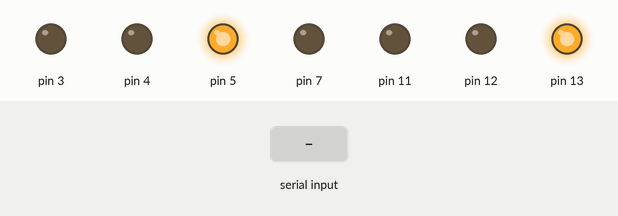
Simulated run of this program. Board: Arduino Leonardo, built with avr-gcc and run on an emulated ATmega32U4. Shown: output pins drawn as LEDs (lit = HIGH). The inputs (shaded band) are chosen by the test bench.

Above: at 1.2 s.
1.3 s: "s,45\n" received over the second serial link
At 1.7 s:
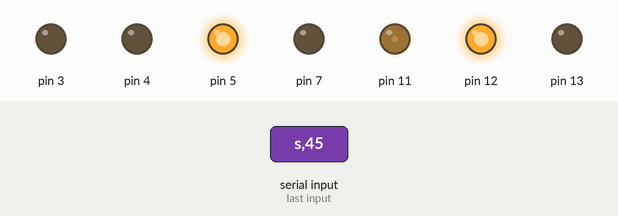
2.8 s: "e,45\n" received over the second serial link
At 4.0 s:
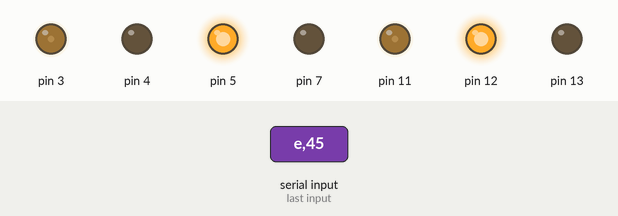
4.3 s: "r90\n" received over the second serial link
At 5.2 s:
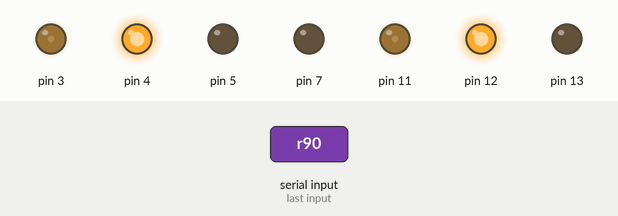
5.8 s: "e90\n" received over the second serial link
At 6.4 s:
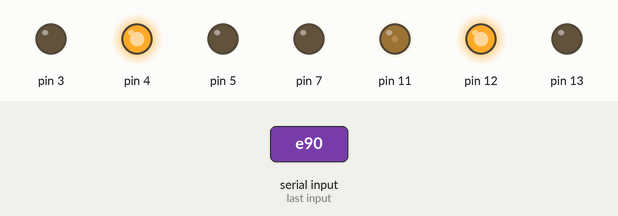
Timing chart, 0 to 8.3 s (numbered marks = the images above; inputs shaded):
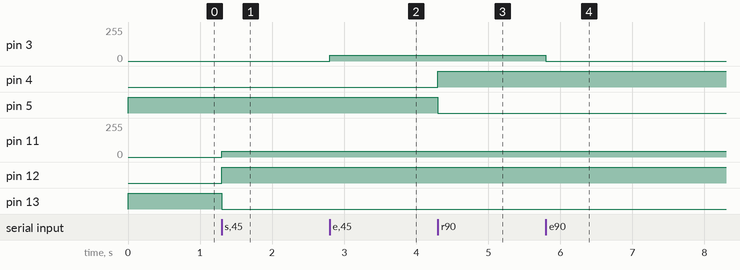

Measured:
- after the input at 1.3 s, pin 11: 0/255 → 45/255 at once; pin 12: LOW → HIGH at once; pin 13: HIGH → LOW at once
- after the input at 2.8 s, pin 3: 0/255 → 45/255 at once
- after the input at 4.3 s, pin 4: LOW → HIGH at once; pin 5: HIGH → LOW at once
- after the input at 5.8 s, pin 3: 45/255 → 0/255 at once

The program:

main.cpp
```cpp
#include <SoftwareSerial.h>// import the serial library
#include <Arduino.h>
#include <car.hpp>

BluetoothModule bt(9,8);
Engine en(3,4,5,bt);
ControlEngine c_en(11, 12, 13, bt);
DistanceSensor ds(7,6);
Car car(bt, en, c_en, ds);


void setup()
{
    car.setup();
    Serial.begin(9600);

}


void loop() {

    if(car.is_connected()){ //za każdym razem w pliku wykonawczym musimy to robić po potem działa jak nie ma działa :(

//        Serial.print(bt.getDeviceToChange());
//        Serial.println(bt.getEngineValue());
//        en.setSpeed(speed); //ustawiam prędkość w zależności od

//
//        Serial.println(en.getSpeed());
//        analogWrite(3, en.getSpeed());
//        Serial.println(c_en.getSpeed());

        car.drive();


    }

//    ds.change_distance();
//    Serial.print(ds.getDistance());
//    Serial.println(" cm");
//    delay(500); //obsuwa żeby nie printowało jak głupi

}
```

car.hpp
```cpp
#ifndef TESTOWY_1_CAR_HPP
#define TESTOWY_1_CAR_HPP

#include "car_modules.hpp"

/**
 * Klasa car korzysta z wszystkich podzespołów samochodu: 2 silników, modułu bluetooth, czujnika odległości
 * na zasadzie agregacji. Do zespołu klasa odwołuję się poprzez referencję wcześniej stworzonych globalnych obiektów
 * są one globalne ze względu na działanie arduino.
 */
class Car{
public:
    /**
     * Za pomocą listy inicjalizacyjnej zostały zainicjalizowane pola klasy
     * @param bt
     * @param en
     * @param c_en
     * @param ds
     */
    Car(BluetoothModule& bt, Engine& en, ControlEngine& c_en, DistanceSensor& ds): bt_(bt), en_(en),c_en_(c_en), ds_(ds) {}
    /**
     * metoda setup korzysta z wszystkich dotychczasowych metód setup z każdego z podzespołów
     */
    void setup();


    bool is_connected(){
        return bt_.available() > 0;
    }
    /**
     * metoda drive jest odpowiedzialna za jazdę, użytkownik za pomocą infterfejsu operatorskiego z telefonu prowdzi
     */
    void drive();
private:
    BluetoothModule& bt_;
    Engine& en_;
    ControlEngine& c_en_;
    DistanceSensor& ds_;
};

#endif //TESTOWY_1_CAR_HPP
```

car_modules.hpp
```cpp
#include <Arduino.h>
#include <SoftwareSerial.h>
#include <string.h>
#ifndef TESTOWY_1_CAR_MODULES_HPP
#define TESTOWY_1_CAR_MODULES_HPP

//int convert_to_int(char cmd[100]){
//    return
//};
#define INF 20000;

/** BluetoothModule - stworzony do komunikacji z innym urządzenie np telefon i sterowaniem zdalnym
 *  Obsługiwany do aplikacji RoboRemo z dwoma sliderami - osbgługujący skręt samochodu i napięcie zasilania,
 *  dwoma przyciskami - które obsługują biegi samochodu
**/
class BluetoothModule{
public:
    /**
     * Konstruktor który tworzy pola klas i nadaję początkową wartość silników na 0,
     * @param rx_pin - pin reprezentujący rzeczywiste podłączenie w Arduino, rx jest pinem rx od arduino czyli na bluetooth module tx
     * @param tx_pin - pin reprezentujący rzeczywiste podłączenie w Arduino, tx jest pinem rx od arduino czyli na bluetooth module rx
     */
    BluetoothModule(const int& rx_pin, const int& tx_pin): rx_pin_(rx_pin), tx_pin_(tx_pin), serial_bt_(SoftwareSerial(rx_pin_, tx_pin_)), device_to_change_('n'), engine_gear_('f'), engine_value_(0), servo_value_(0) { }

    /**
     * metoda odpowiedzialna za ustawienie urządzenia z płytką arduino
     */
    void bluetooth_setup(){ serial_bt_.begin(9600); }

    /**
     * na początku funkcja wywołuje metodę prywatną read_cmd
     * Funkcja która zczytuje wartości wysyłane przez przyciski lub slidery
     * Wartości są przekazywane jako stringi: "l xxx" gdzie l - to litera opisująca urządzenie, do wyboru: 's', 'e', 'r', 'f', 'n'(opis przy opisie pól)
     * xxx - to wartość zadana
     */
    void read_device_value();


    int available(){
        return serial_bt_.available();
    }

    char getDeviceToChange() const;

    int getServoValue() const;

    int getEngineValue() const;

    char getEngineGear() const;


private:
    /**
     * metoda jest prywatną żebby zmniejszyć interfejs obiektu BluetoothModule, dodatkowo przy jej refaktoryzacji robię to tylko w obiekcie Bluetooth module
     * metoda ma za zadanie zczytywać znaki i zapisywać je w cmd_, jeżeli zostanie wysłany znak nowej lini
     */
    void read_cmd();
    const int& rx_pin_; //pin UART łączenia z arduino
    const int& tx_pin_; //pin UART łączenia z arduino rx jest podanawany przez pin 8 (zielony) dla arduino jest to tx
    SoftwareSerial serial_bt_; //serial bt jest to klasa stworzona aby piny inne niż 0/1 mogły się komunikować przez bluetooth, do stworzenia podaje się rx i tx
    char cmd_[100]; //polecenie zczytywane przez bluetooth w metodzie read_device_value
    int cmdIndex_ = 0;
    char device_to_change_; //przyjmuje 'n' jeżeli nic nie zmienia, 'e' jeżeli zmienia silnik, 's' jeżeli serwomechanizm
    char engine_gear_; // engine gear - są to biegi sa - domyślnie na przód 'f' lub 'r' do tyłu
    int engine_value_; //zapisywana wartość podawana na silnjik napędu
    int servo_value_; //wartość podawana na  silnik kierownica

};


/**
 * Klasa engine jest macierzystą klasą silnika po której dziedziczy controlEngine,
 * Posiada metody odpowiedzialne za ustawianie prędkości (napięcia na silniku) oraz jego włączenie.
 */
class Engine{
public:
    /**
     * Konstruktor inicjalizujący 4 pola klasy.
     * @param control_pin rzeczywisty pin kontroli na arduin
     * @param GND_pin  rzeczywisty pin jednej fazy
     * @param power_pin rzeczywisty pin drugiej fazy
     * @param bt moduł bluetooth podpięty do silnika
     */
    Engine(int control_pin, int GND_pin, int power_pin, BluetoothModule& bt): GND_pin_(GND_pin), power_pin_(power_pin), control_pin_(control_pin), bt_(bt), speed_(0){}


    /**
     * metoda odpowiedzialna za ustawienie pinów na OUTPUT i odpowiedni stan logiczny
     */
    void engine_setup();

    /**
     * Ustawienie działania samochodu
     * @param control_pin_value
     * @param power_pin_lvl
     * @param gnd_pin_lvl
     */
    void turn(int control_pin_value=0, int power_pin_lvl = 1, int gnd_pin_lvl=0);

    /**
     * Klasa która ustawia prędkość w zależności od informacji zwracanych przez moduł bluetooth
     */
    virtual void setSpeed();

    int getSpeed() const {
        return speed_;
    }

protected: // typu protected ułatwia pracę w małych projektach można też zrobić to przez typ private i stworzyć odpowiednie getery i setery
    int GND_pin_;
    int power_pin_;
    int control_pin_;
    BluetoothModule& bt_; //tworzę te pola jako protected ponieważ klasy dziedziczące muszą mieć do nich dostęp - można też to zrobić jako getter ale gette powinien być const ...
    int speed_; //speed będzie zmieniany w zależności od tego co bluetooth powie za pomocą settera na początku 0

};

/**
 * Klasa która dziedziczy po klasie Engine stworzona do obsługi silników kontroli pojazdu
 * klasa  korzysta z polimorfizmu i nadpisuje wirtualną klasę set speed
 */
class ControlEngine : public Engine{
public:
    /**
     * trzeba korzystać z dziedziczenia konstruktora przez klasy potomne w standardzie c++11
     */
    using Engine::Engine;
//    ControlEngine(int control_pin, int GND_pin, int power_pin, BluetoothModule& bt) : Engine( control_pin,  GND_pin,  power_pin, bt){}


    void setSpeed();


};

/**
 * Klasa obsługuję obiekt czujnika odległości, który znajduje się na początku
 */
class DistanceSensor{
public:
    DistanceSensor(int trig_pin, int echo_pin): trig_pin_(trig_pin), echo_pin_(echo_pin){}

    void sensor_setup();

    void change_distance();

    int getDistance() const {
        return distance_;
    };


private:
    int trig_pin_;
    int echo_pin_;
    int distance_ = INF; // to może nie działać

};

#endif //TESTOWY_1_CAR_MODULES_HPP
```

car.cpp
```cpp
#include <car.hpp>


void Car::setup() {
    bt_.bluetooth_setup();
    en_.engine_setup();
    c_en_.engine_setup();
    ds_.sensor_setup();

}

void Car::drive() {

    bt_.read_device_value();
    en_.setSpeed(); //silniki mają jako pola bluetoothy!
    c_en_.setSpeed();

}
```

car_modules.cpp
```cpp
#include <car_modules.hpp>

void BluetoothModule::read_cmd() {

    while(serial_bt_.available() > 0) //tutaj pyta się programu bluetooth czy coś jest w serialu jeżeli tak to wchodzi do ifa
    {
        char c = (char)serial_bt_.read(); //czyta znak char
        if (c == '\n') { //aplikacja kiedy kończy wysyłanie robi wysyła znak nowej lini
            cmd_[cmdIndex_] = 0; //przyrównuje ostatni do 0 jako koniec zapisu, robi się tak robi wg języka C
            cmdIndex_ = 0;
        } else {
            cmd_[cmdIndex_] = c;
            if (cmdIndex_ < 99) cmdIndex_++; // w przypadku gdy jest miejsce w tablicy przesuwa index,
        }
    }
}


void BluetoothModule::read_device_value() {

    read_cmd();
    if(cmd_[0] == 's'){
        device_to_change_ = 's';
        servo_value_ = atoi(cmd_ + 2);
    }else if( cmd_[0] == 'e'){
        device_to_change_ = 'e';
        engine_value_ = atoi(cmd_ + 2); // w funckji atoi() trzeba podać adres początku stringa (w języku c jest to  wskaźnik na pierwszy element tablicy, jeżeli chcemy wskaźnik na trzeci element dodajemy 2)
    }else if( cmd_[0] == 'r'){
        engine_gear_ = 'r';
    }else if( cmd_[0] == 'f'){
        engine_gear_ = 'f';
    }
    else{
        device_to_change_ = 'n';
    }

}

char BluetoothModule::getDeviceToChange() const {
    return device_to_change_;
}

char BluetoothModule::getEngineGear() const {
    return engine_gear_;
}

int BluetoothModule::getEngineValue() const {
    return engine_value_;
}

int BluetoothModule::getServoValue() const {
    return servo_value_;
}


void Engine::setSpeed() {

    if(bt_.getDeviceToChange() == 'e') { //jeżeli urządzenie do zmiany pobrane z bluetootha to silnik:
        int speed = bt_.getEngineValue();
        speed_ = speed;

        if(bt_.getEngineGear() == 'f'){

            turn( speed, 1, 0);
            delay(10);
        }else if(bt_.getEngineGear() == 'r' ){
            turn( speed, 0, 1); //tutaj ciekawe dlaczego nie podświetla speed_ ale ustawiam piny tak żeby działały
            delay(10);
        }
    }
}

void Engine::engine_setup() {

    pinMode(control_pin_, OUTPUT);
    pinMode(power_pin_, OUTPUT);
    digitalWrite(power_pin_, HIGH);
    pinMode(GND_pin_, OUTPUT);
    digitalWrite(GND_pin_, LOW);

}

void Engine::turn(int control_pin_value, int power_pin_lvl, int gnd_pin_lvl) {

    if (power_pin_lvl == 1){
        analogWrite(control_pin_, control_pin_value);
        digitalWrite(power_pin_, HIGH);
        digitalWrite(GND_pin_, LOW);
    }else if(power_pin_lvl == 0){

        analogWrite(control_pin_, control_pin_value);
        digitalWrite(power_pin_, LOW);
        digitalWrite(GND_pin_, HIGH);
    }

}

void ControlEngine::setSpeed() {

    if(bt_.getDeviceToChange() == 's') {
        int speed = bt_.getServoValue(); //drugi slider jest jako "server" ale w naszym przypadku to control engine - silnik odpowiedzialny za prawo lewo
        speed_ = abs(speed); //bo speed może być ujemny w tym przypadku!

        if(speed < -10){

            turn( speed_, 1, 0);
            delay(10);
        }else if(speed > 10){
            turn( speed_, 0, 1); //tutaj ciekawe dlaczego nie podświetla speed_ ale ustawiam piny tak żeby działały
            delay(10);
        }
    }
}


void DistanceSensor::change_distance() {

    int czas;

    digitalWrite(trig_pin_, LOW);
    delayMicroseconds(2);
    digitalWrite(trig_pin_, HIGH);
    delayMicroseconds(10);
    digitalWrite(trig_pin_, LOW);

    czas = pulseIn(echo_pin_, HIGH);
    distance_ = czas / 58;

}

void DistanceSensor::sensor_setup() {

    Serial.begin (9600);
    pinMode(trig_pin_, OUTPUT); //włączam pina
    pinMode(echo_pin_, INPUT);
}
```
